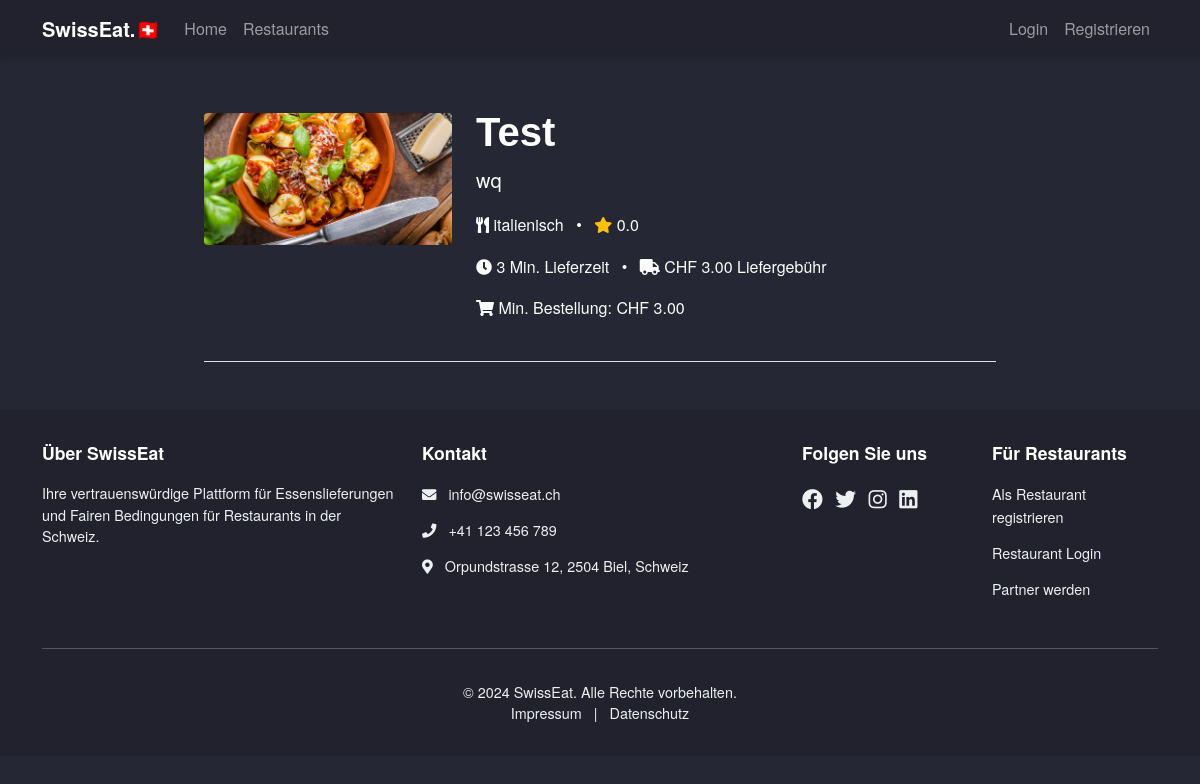
Before: /restaurant/4/menu with the older database file.
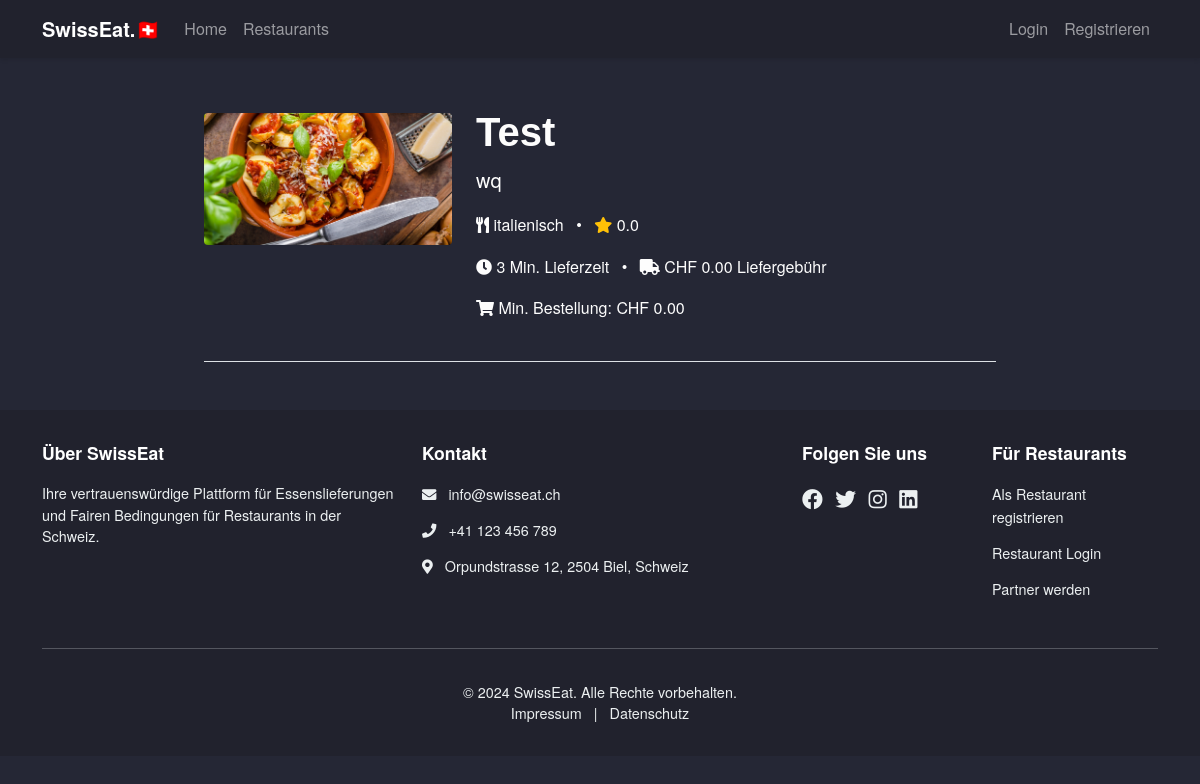
After: the same page with the newer database file.
### swisseat/models.py (models this page shows, shortened)
class Restaurant(db.Model):
    id = db.Column(db.Integer, primary_key=True)
    name = db.Column(db.String(100), nullable=False)
    description = db.Column(db.Text)
    address = db.Column(db.String(200), nullable=False)
    cuisine_type = db.Column(db.String(50), nullable=False)
    rating = db.Column(db.Float, default=0.0)
    delivery_time = db.Column(db.Integer, nullable=False)  # in minutes
    minimum_order = db.Column(db.Float, nullable=False)  # in CHF
    delivery_fee = db.Column(db.Float, nullable=False, default=0)  # in CHF
    accepts_cash = db.Column(db.Boolean, nullable=False, default=True)
    accepts_twint = db.Column(db.Boolean, nullable=False, default=True)
    accepts_paypal = db.Column(db.Boolean, nullable=False, default=True)
    is_active = db.Column(db.Boolean, nullable=False, default=True)
    owner_id = db.Column(db.Integer, db.ForeignKey('user.id'), nullable=False)
    menu_items = db.relationship('MenuItem', backref='restaurant', lazy=True)
    orders = db.relationship('Order', backref='restaurant', lazy=True)
    reviews = db.relationship('Review', backref='restaurant', lazy=True)
    carts = db.relationship('Cart', back_populates='restaurant', lazy=True)

### swisseat/restaurants/routes.py (the view)
@restaurants.route("/restaurant/<int:restaurant_id>/menu")
def menu(restaurant_id):
    restaurant = Restaurant.query.get_or_404(restaurant_id)
    menu_items = MenuItem.query.filter_by(restaurant_id=restaurant_id, is_available=True).all()
    return render_template('restaurants/menu.html', restaurant=restaurant, menu_items=menu_items)

### swisseat/templates/restaurants/menu.html (shortened to what this page needs)
{% extends "layout.html" %}
{% block content %}
<div class="menu container">
    <div class="restaurant-header mb-4">
        <div class="row">
            <div class="col-md-4">
                <img src="{{ url_for('static', filename='img/restaurants/' + restaurant.id|string + '.jpg') }}"
                     class="img-fluid rounded" alt="{{ restaurant.name }}"
                     onerror="this.src='{{ url_for('static', filename='img/default-restaurant.jpg') }}'">
            </div>
            <div class="col-md-8">
                <h1>{{ restaurant.name }}</h1>
                <p class="lead">{{ restaurant.description }}</p>
                <div class="restaurant-info">
                    <p>
                        <i class="fas fa-utensils"></i> {{ restaurant.cuisine_type }}
                        <span class="mx-2">•</span>
                        <i class="fas fa-star text-warning"></i> {{ "%.1f"|format(restaurant.rating) }}
                    </p>
                    <p>
                        <i class="fas fa-clock"></i> {{ restaurant.delivery_time }} Min. Lieferzeit
                        <span class="mx-2">•</span>
                        <i class="fas fa-truck"></i> CHF {{ "%.2f"|format(restaurant.delivery_fee) }} Liefergebühr
                    </p>
                    <p>
                        <i class="fas fa-shopping-cart"></i> Min. Bestellung: CHF {{ "%.2f"|format(restaurant.minimum_order) }}
                    </p>
                </div>
            </div>
        </div>
    </div>
    <div class="menu-items">
        {% set categories = menu_items|groupby('category') %}
        <ul class="nav nav-tabs mb-4" id="menuTab" role="tablist">
        </ul>
    </div>
</div>
{% endblock content %}

Changed rows visible on the page:
changed Restaurant "Test": delivery_fee "3.00" → "0.00"; minimum_order "3.00" → "0.00"
